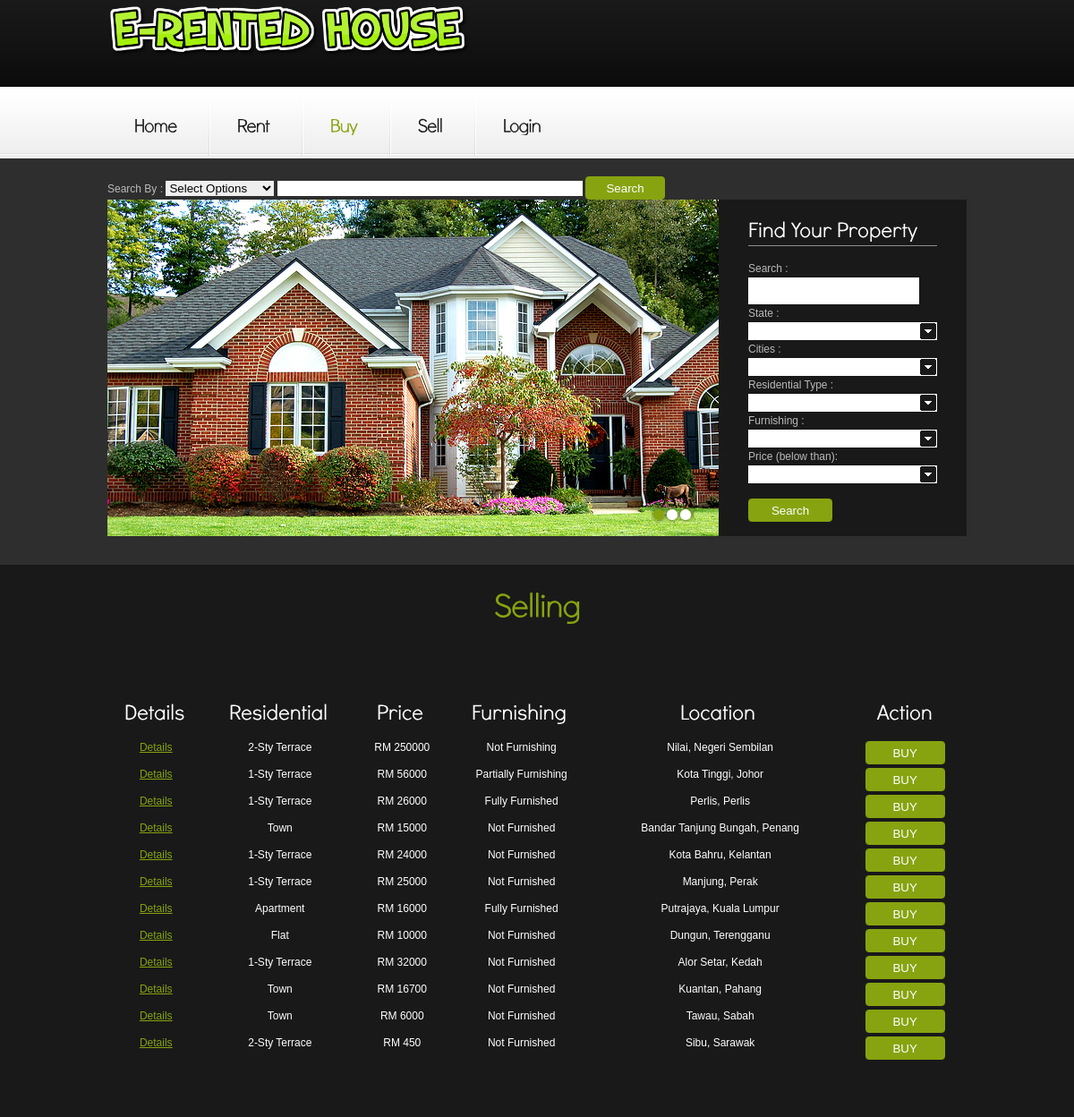
The app's page /Selling.php with its own data.
### tables this page shows
CREATE TABLE `residential` (
  `residential_id` int(20) NOT NULL,
  `residential_type` varchar(20) NOT NULL,
  `residential_price` int(5) NOT NULL,
  `residential_img` longblob NOT NULL,
  `residential_description` varchar(1000) NOT NULL,
  `residential_year` int(4) NOT NULL,
  `furnishing` varchar(50) NOT NULL,
  `res_state` varchar(50) NOT NULL,
  `res_cities` varchar(50) NOT NULL,
  `sales` varchar(100) NOT NULL,
  `status` varchar(100) NOT NULL DEFAULT 'Pending'
);

### Selling.php (the view, shortened to what this page needs)
<html lang="en">
<head>
<link rel="stylesheet" href="css/reset.css" type="text/css" media="all">
<link rel="stylesheet" href="css/layout.css" type="text/css" media="all">
<link rel="stylesheet" href="css/style.css" type="text/css" media="all">
</head>
<body id="page1">
<div class="body1">
  <div class="main">
    <header>
      <h1><img src="images/logo_img.png" style="height: 40%"></h1>
      <nav>
        <ul id="menu">
          <li><a href="index.php">Home</a></li>
          <li><a href="renting.php">Rent</a></li>
          <li id="menu_active"><a href="selling.php">Buy</a></li>
          <li><a href="upload.php">Sell</a></li>
          <li class="end"><a href="account.php">Login</a></li>
        </ul>
      </nav>
    </header>
  </div>
</div>
<div class="body2">
  <div class="main">
    <section id="content">
      <div class="wrapper">
        <form action="search.php" method="post">
              <div class="row_select">Search By :
              <select name="searchtype" required="required" >
                <option value="">Select Options</option>
              </select>
              <input type="text" name="search_data" size="40"  required="required" />
              <input  class="button" type="submit" name="search" value="Search"/>
            </div>
        </form>
        <article class="col1">
          <div id="slider">
          </div>
        </article>
        <article class="col2">
          <form id="form_1" action="search.php" method="post">
            <div class="pad1">
              <h3>Find Your Property</h3>
              <div class="row"> Search :<br>
                <input type="text" class="input" name="seacrhdata">
              </div>
              <div class="row_select"> State : <br>
              </div>
              <div class="row_select"> Cities : <br>
              </div>
              <div class="row_select"> Residential Type : <br>
              </div>
              <div class="row_select"> Furnishing : <br>
                </div>
              <div class="row_select"> Price (below than): <br>
              </div>
              <div class="row_select">
              </div> <br>
            </div>
          </form>
        </article>
      </div>
    </section>
  </div>
</div>
<div class="body3">
  <div class="main">
    <center><h2>Selling</h2></center>
    <div class="wrapper pad_bot3">
      <?php
        $query1=mysql_query("SELECT * FROM residential WHERE status='ACCEPT' AND sales='Selling'");
        echo "<p><br>
        <table border='10' text-align='center' width='100%'>
        <tr class='color2'>
          <th><center><h3> Details </center></th>
          <th><center><h3> Residential </center></th>
          <th><center><h3> Price </center></th>
          <th><center><h3> Furnishing </center></th>
          <th><center><h3> Location </center></th>
          <th><center><h3> Action </center></th>
        </tr>
        </div></div>";
        while($query2=mysql_fetch_array($query1))
        {
          echo "<form action='booking.php' method='POST'>";
          echo"<tr height='30px' class='color2'>";
          echo "<td align='center' valign='top'>&nbsp;<a href='details.php'>Details</a></td>";
          echo "<td align='center' valign='top'>&nbsp;" . $query2['residential_type'] . "</td>";
          echo "<td align='center' valign='top'>&nbsp;RM " . $query2['residential_price'] . "</td>";
          echo "<td align='center' valign='top'>&nbsp;" . $query2['furnishing'] . "</td>";
          echo "<td align='center' valign='top'>&nbsp;" . $query2['res_cities'] . ", " . $query2['res_state'] . "</td>";
          echo "<td align='center'>
                  <button type='submit' class='button' span='2' >BUY</button></form>";
        }
      ?>
    </div>
</body>
</html>

### css/layout.css (style rules this page uses)
.col1, .col2, .col3, .cols { float:left; }
.col1 { width:683px; }
.col2 { width:277px; }

### css/style.css (style rules this page uses)
article, aside, audio, canvas, command, datalist, details, embed, figcaption, figure, footer, header, hgroup, keygen, meter, nav, output, progress, section, source, video { display:block }
.wrapper { width:100%; overflow:hidden }
body { background:#eee; border:0; font:12px Arial, Helvetica, sans-serif; color:#bababa; line-height:20px }
.main { margin:0 auto; width:960px }
.body1 { background:url(../images/bg_top.gif) top repeat-x }
.body2 { background:#2e2e2e }
.body3 { background:#191919 }
a { color:#87a310; text-decoration:underline; outline:none }
h2 { font-size:37px; color:#87a310; line-height:1.2em; padding:28px 0 27px 0; letter-spacing:-1px }
h3 { font-size:24px; color:#fff; line-height:1.2em; padding:42px 0 19px 0 }
p { padding-bottom:20px }
header { position:relative; height:177px }
#menu { padding:33px 0 0 }
#menu li { padding:26px 37px 23px 30px; float:left; background:url(../images/menu_line.gif) right 0 no-repeat }
#menu .end { background:none; padding-right:0 }
#menu li a { display:inline-block; overflow:hidden; font-size:21px; color:#191919; line-height:1.2em; text-decoration:none; letter-spacing:-1px }
#menu li a:hover, #menu #menu_active a { color:#87a310 }
#slider { position:relative; width:683px; height:376px; z-index:88; overflow:hidden }
#content { padding-top:20px; padding-bottom:32px }
.pad1 { padding:0 30px 0 33px }
.pad_bot3 { padding-bottom:40px }
.button { display:inline-block; width:89px; line-height:26px; height:26px; color:#fff; text-decoration:none; background:url(../images/button_bg.png) 0 0 no-repeat; text-align:center }
.color2 { color:#fff }
#form_1 { background:#191919; height:360px; padding-bottom:16px; color:#bababa }
#form_1 h3 { padding:23px 0 4px 0; border-bottom:1px solid #8c8c8c; margin-bottom:15px }
#form_1 .input { background:#fff; font:12px Arial, Helvetica, sans-serif; color:#191919; float:left; padding:3px 10px; height:30px; width:191px !important }
#form_1 .row { min-height:30px; width:100%; overflow:hidden }
#form_1 .row_select { min-height:30px; width:100% }
#form_1 .pad1 { padding:0 33px }

### records on screen
residential: residential_type "2-Sty Terrace", residential_price "250000", furnishing "Not Furnishing", res_cities "Nilai", res_state "Negeri Sembilan"
residential: residential_type "1-Sty Terrace", residential_price "56000", furnishing "Partially Furnishing", res_cities "Kota Tinggi", res_state "Johor"
residential: residential_type "1-Sty Terrace", residential_price "26000", furnishing "Fully Furnished", res_cities "Perlis", res_state "Perlis"
residential: residential_type "Town", residential_price "15000", furnishing "Not Furnished", res_cities "Bandar Tanjung Bungah", res_state "Penang"
residential: residential_type "1-Sty Terrace", residential_price "24000", furnishing "Not Furnished", res_cities "Kota Bahru", res_state "Kelantan"
residential: residential_type "1-Sty Terrace", residential_price "25000", furnishing "Not Furnished", res_cities "Manjung", res_state "Perak"
residential: residential_type "Apartment", residential_price "16000", furnishing "Fully Furnished", res_cities "Putrajaya", res_state "Kuala Lumpur"
residential: residential_type "Flat", residential_price "10000", furnishing "Not Furnished", res_cities "Dungun", res_state "Terengganu"
residential: residential_type "1-Sty Terrace", residential_price "32000", furnishing "Not Furnished", res_cities "Alor Setar", res_state "Kedah"
residential: residential_type "Town", residential_price "16700", furnishing "Not Furnished", res_cities "Kuantan", res_state "Pahang"
residential: residential_type "Town", residential_price "6000", furnishing "Not Furnished", res_cities "Tawau", res_state "Sabah"
residential: residential_type "2-Sty Terrace", residential_price "450", furnishing "Not Furnished", res_cities "Sibu", res_state "Sarawak"
